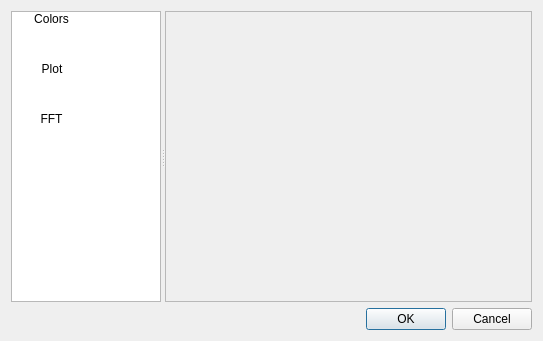
<?xml version="1.0" encoding="UTF-8"?>
<ui version="4.0">
 <class>ConfigDialog</class>
 <widget class="QDialog" name="ConfigDialog">
  <property name="geometry">
   <rect>
    <x>0</x>
    <y>0</y>
    <width>543</width>
    <height>341</height>
   </rect>
  </property>
  <property name="windowTitle">
   <string>Preferences</string>
  </property>
  <layout class="QVBoxLayout" name="verticalLayout_2">
   <item>
    <widget class="QSplitter" name="splitter">
     <property name="orientation">
      <enum>Qt::Horizontal</enum>
     </property>
     <property name="childrenCollapsible">
      <bool>false</bool>
     </property>
     <widget class="QListWidget" name="listWidget">
      <property name="maximumSize">
       <size>
        <width>150</width>
        <height>16777215</height>
       </size>
      </property>
      <property name="selectionBehavior">
       <enum>QAbstractItemView::SelectRows</enum>
      </property>
      <property name="iconSize">
       <size>
        <width>32</width>
        <height>32</height>
       </size>
      </property>
      <property name="textElideMode">
       <enum>Qt::ElideMiddle</enum>
      </property>
      <property name="gridSize">
       <size>
        <width>80</width>
        <height>50</height>
       </size>
      </property>
      <property name="viewMode">
       <enum>QListView::IconMode</enum>
      </property>
      <item>
       <property name="text">
        <string>Colors</string>
       </property>
       <property name="icon">
        <iconset theme="applications-graphics">
         <normaloff/>
        </iconset>
       </property>
      </item>
      <item>
       <property name="text">
        <string>Plot</string>
       </property>
       <property name="icon">
        <iconset theme="preferences-desktop-screensaver">
         <normaloff/>
        </iconset>
       </property>
      </item>
      <item>
       <property name="text">
        <string>FFT</string>
       </property>
       <property name="icon">
        <iconset resource="resources.qrc">
         <normaloff>:/icons/config/fft.png</normaloff>:/icons/config/fft.png</iconset>
       </property>
      </item>
     </widget>
     <widget class="QScrollArea" name="scrollArea">
      <property name="widgetResizable">
       <bool>true</bool>
      </property>
      <widget class="QWidget" name="scrollAreaWidgetContents">
       <property name="geometry">
        <rect>
         <x>0</x>
         <y>0</y>
         <width>365</width>
         <height>282</height>
        </rect>
       </property>
       <layout class="QVBoxLayout" name="verticalLayout"/>
      </widget>
     </widget>
    </widget>
   </item>
   <item>
    <widget class="QDialogButtonBox" name="buttonBox">
     <property name="orientation">
      <enum>Qt::Horizontal</enum>
     </property>
     <property name="standardButtons">
      <set>QDialogButtonBox::Cancel|QDialogButtonBox::Ok</set>
     </property>
    </widget>
   </item>
  </layout>
 </widget>
 <resources>
  <include location="resources.qrc"/>
 </resources>
 <connections>
  <connection>
   <sender>buttonBox</sender>
   <signal>accepted()</signal>
   <receiver>ConfigDialog</receiver>
   <slot>accept()</slot>
   <hints>
    <hint type="sourcelabel">
     <x>248</x>
     <y>254</y>
    </hint>
    <hint type="destinationlabel">
     <x>157</x>
     <y>274</y>
    </hint>
   </hints>
  </connection>
  <connection>
   <sender>buttonBox</sender>
   <signal>rejected()</signal>
   <receiver>ConfigDialog</receiver>
   <slot>reject()</slot>
   <hints>
    <hint type="sourcelabel">
     <x>316</x>
     <y>260</y>
    </hint>
    <hint type="destinationlabel">
     <x>286</x>
     <y>274</y>
    </hint>
   </hints>
  </connection>
 </connections>
</ui>
